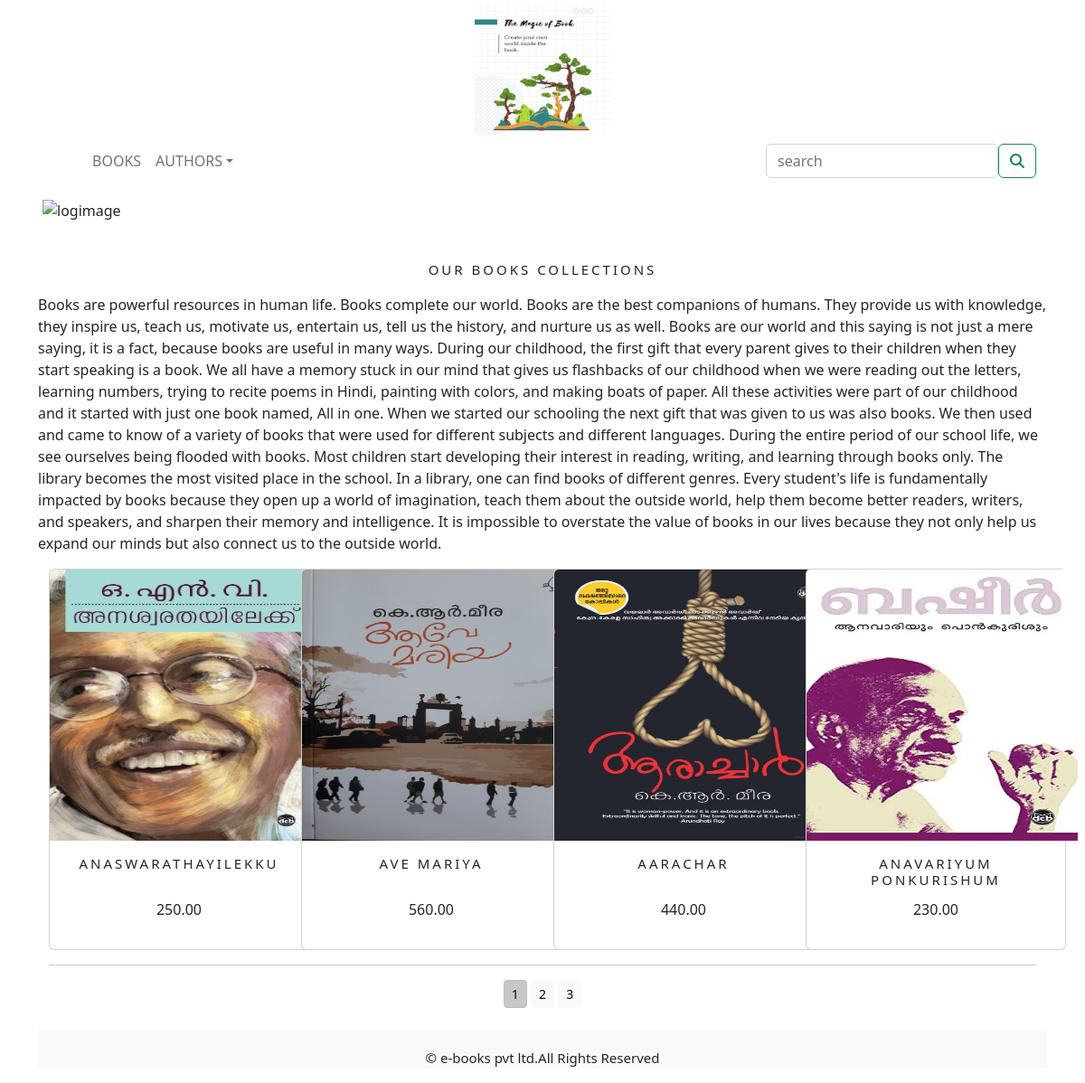
The app's page /shop/ with its own data.
### shop/models.py (models this page shows, shortened)
class Product(models.Model):
    name=models.CharField(max_length=250,unique=True)
    slug=models.SlugField(max_length=250,unique=True)
    description=models.TextField(blank=True)
    price=models.DecimalField(max_digits=10,decimal_places=2)
    category=models.ForeignKey(Category,on_delete=models.CASCADE)
    image=models.ImageField(upload_to='product',blank=True)
    stock=models.IntegerField()
    available=models.BooleanField(default=True)
    created=models.DateTimeField(auto_now=True)
    updated=models.DateTimeField(auto_now=True)
    def get_url(self):
        return  reverse('shop:prodCatdetail',args=[self.category.slug,self.slug])
    class Meta:
        ordering=('name',)
        verbose_name = 'product'
        verbose_name_plural = 'products'

### shop/views.py (the view)
# urls.py: path('',views.allProdCat,name='allProdCat'),
def allProdCat(request,c_slug=None):
    c_page=None
    products_list=None
    if c_slug!=None:
        c_page=get_object_or_404(Category,slug=c_slug)
        products_list=Product.objects.all().filter(category=c_page,available=True)
    else:
        products_list=Product.objects.all().filter(available=True)
    paginator=Paginator(products_list,4)
    try:
        page=int(request.GET.get('page','1'))
    except:
        page=1
    try:
        products=paginator.page(page)
    except (EmptyPage,InvalidPage):
        products=paginator.page(paginator.num_pages)
    return render(request,'category.html',{'category':c_page,'products':products})

### cart/context_processors.py (called while the page is built)
def counter(request):
    item_count=0
    if 'admin' in request.path:
        return {}
    else:
        try:
            cart=Cart.objects.filter(cart_id=_cart_id(request))
            cart_items=CartItem.objects.all().filter(cart=cart[:1])
            for cart_item in cart_items:
                item_count += cart_item.quantity
        except Cart.DoesNotExist:
            item_count =0
    return dict(item_count=item_count)

### cart/views.py (called while the page is built)
def _cart_id(request):
    cart=request.session.session_key
    if not cart:
        cart=request.session.create()
    return cart

### shop/context_processors.py (called while the page is built)
def menu_links(request):
    links=Category.objects.all()
    return dict(links=links)

### shop/models.py (called while the page is built)
    def get_url(self):
        return  reverse('shop:products_by_category',args=[self.slug])

### templates/category.html (shortened to what this page needs)
{% extends 'base.html' %}
{% load static %}
{% block content %}
<div class="mx-auto">
    {% if category %}
<img class="my_image" src="{{ category.image.url }}" alt="{{ category.name }}" style="width:350px; height:350px;">
</div>
<br>
<div>
    <h1 class="text-center my_title">{{ category.name }}</h1>
    <p class="text-justify">{{ category.description }}</p>
</div>
{% else %}
<div>
    <img class="my_image my_image_padding" src="{% static 'img/banner.png' %}" alt="logimage">
</div>
<br>
<div>
    <h1 class="text-center my_title">Our Books Collections</h1>
    <p class="text-justify">Books are powerful resources in human life. Books complete our world. Books are the best companions of humans. They provide us with knowledge, they inspire us, teach us, motivate us, entertain us, tell us the history, and nurture us as well. Books are our world and this saying is not just a mere saying, it is a fact, because books are useful in many ways. During our childhood, the first gift that every parent gives to their children when they start speaking is a book. We all have a memory stuck in our mind that gives us flashbacks of our childhood when we were reading out the letters, learning numbers, trying to recite poems in Hindi, painting with colors, and making boats of paper. All these activities were part of our childhood and it started with just one book named, All in one. When we started our schooling the next gift that was given to us was also books. We then used and came to know of a variety of books that were used for different subjects and different languages. During the entire period of our school life, we see ourselves being flooded with books. Most children start developing their interest in reading, writing, and learning through books only. The library becomes the most visited place in the school. In a library, one can find books of different genres. Every student's life is fundamentally impacted by books because they open up a world of imagination, teach them about the outside world, help them become better readers, writers, and speakers, and sharpen their memory and intelligence. It is impossible to overstate the value of books in our lives because they not only help us expand our minds but also connect us to the outside world.</p>
</div>
{% endif %}
<div class="container">
    <div class="row mx_auto">
        {%  for product in products.object_list %}
          <div class="col-md-3">
                          <div class="card text-center" style="min-width:18rem;">
               <a href="{{ product.get_url }}"><img class="card-img-top my_image" src="{{product.image.url}}" alt="{{product.name}}" style="width:300px; height:300px;"></a>
                <div class="card-body">
                    <h4>{{ product.name }}</h4>
                    <p>{{ product.price }}</p>
                </div>
            </div>
        </div>
        {% endfor %}
    </div>
    <div class="mx-auto">
        {% if products.paginator.num_pages > 1 %}
       <hr>
        <div class="text-center">
            {% for pg in products.paginator.page_range %}
            <a href="?page={{pg}}" class="btn btn-light btn-sm {% if products.number == pg %} active {% endif %}">{{pg}}</a>
        {% endfor %}
        </div>
         {% endif %}
    </div>
    <br>
</div>
{% endblock %}

### templates/base.html (shortened to what this page needs)
{% load static %}
<!DOCTYPE html>
<html lang="en">
<head>
    <link rel="stylesheet" href="{% static 'css/custom.css' %}">
    <link href="{% static 'css/bootstrap.min.css' %}" rel="stylesheet">
</head>
<body>
<div class="container">
{% include 'header.html' %}
{% include 'navbar.html' %}
{% block content %}
{% endblock %}
</div>
{% include 'footer.html' %}
</body>
</html>

### templates/header.html
{% load static %}
<header>
    <center>
        <a href="{% url 'shop:allProdCat' %}"></a><img src="{% static 'img/logo.png' %}" alt="logimage" width="150px;" height="150px;">
    </center>
</header>

### templates/navbar.html (shortened to what this page needs)
<nav class="navbar navbar-expand-lg bg-body-tertiary">
  <div class="container-fluid">
    <div class="collapse navbar-collapse" id="navbarSupportedContent">
      <ul class="navbar-nav ms-auto mb-2 mb-lg-0">
        <li class="nav-item">
          <a class="nav-link" href="#">BOOKS</a>
        </li>
        <li class="nav-item dropdown {% if 'shop' in request.path %} active {% endif %}">
          <a class="nav-link dropdown-toggle" href="#" role="button" data-bs-toggle="dropdown" aria-expanded="false">
            AUTHORS
          </a>
        </li>
      </ul>
      <form class="d-flex" action="{% url 'stop_app:SearchResult' %}" method="get">
        <input class="form-control me-2" type="Search" placeholder="search" name="q" aria-label="Search">
        <button class="btn btn-outline-success" type="submit"><i class="fa fa-search" ></i></button>
      </form>
    </div>
  </div>
</nav>

### templates/footer.html
<div class="footer navbar-fixed-bottom my_footer">
    <p class="text-center"> &copy; e-books pvt ltd.All Rights Reserved</p>
</div>

### static/css/custom.css (style rules this page uses)
body { font-family: 'Roboto', sans-serif; font-family: 'Roboto Condensed', sans-serif; font-family: 'Sevillana', cursive; }
.my_footer { background-color: #f8f9fa; height: 100%; }
.my_footer p { padding-top: 20px; font-size: 15px; }
.my_image { width:100%; height:auto; }
.my_title { font-size: 15px; text-transform : uppercase; letter-spacing : .2em; padding-top: 15px; padding-bottom: 10px; }
.my_image_padding { padding: 5px; padding-top: 15px; }
.card-body h4 { font-size: 15px; text-transform: uppercase; letter-spacing: .2em; height: 40px; width: auto%; }

### records on screen
Product: image (picture), name "ANASWARATHAYILEKKU", price "250.00"
Product: image (picture), name "AVE MARIYA", price "560.00"
Product: image (picture), name "AARACHAR", price "440.00"
Product: image (picture), name "ANAVARIYUM PONKURISHUM", price "230.00"

### other values on screen
{{ pg }} "1" "2" "3"
